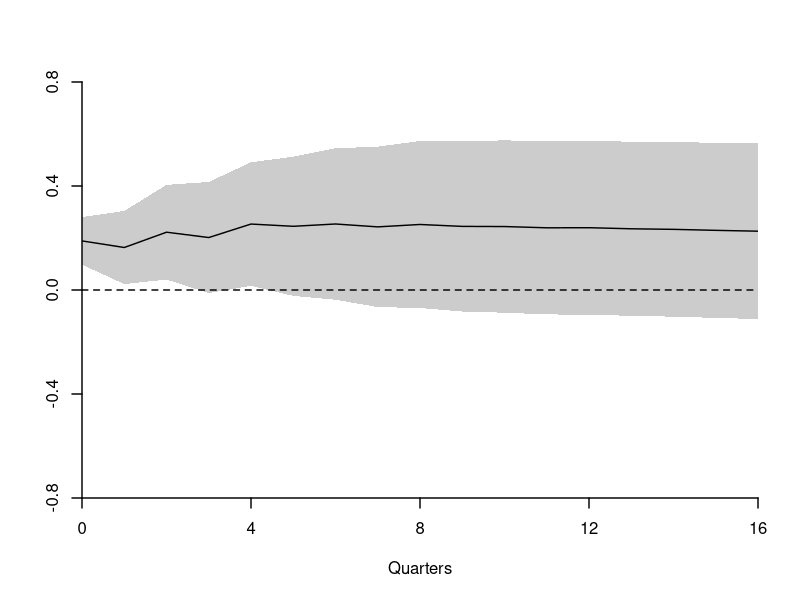
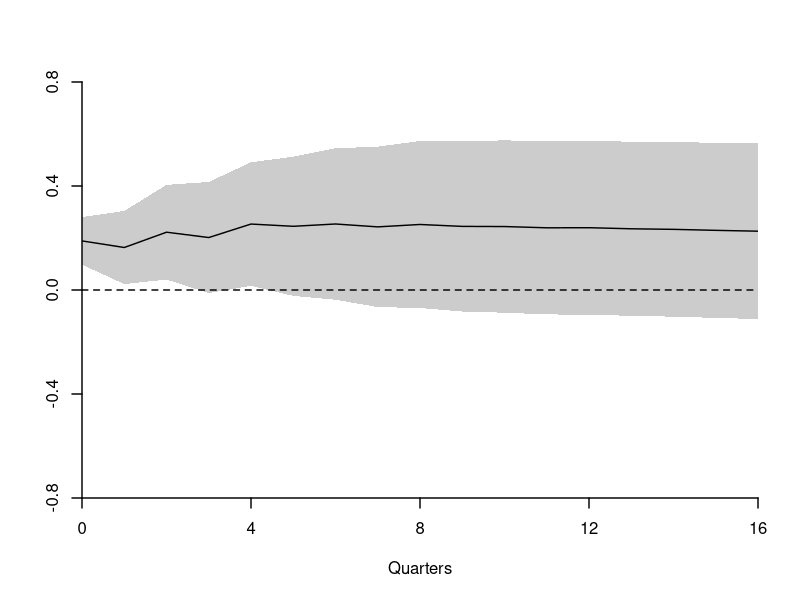
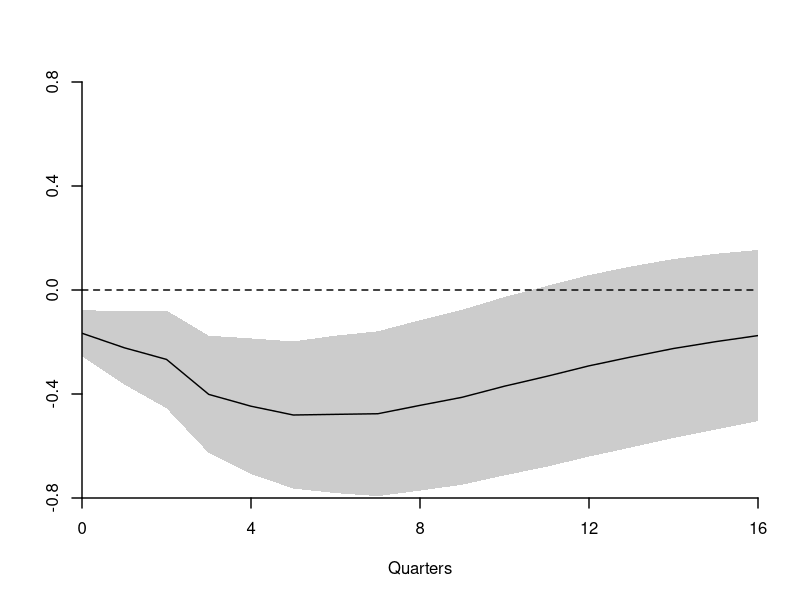
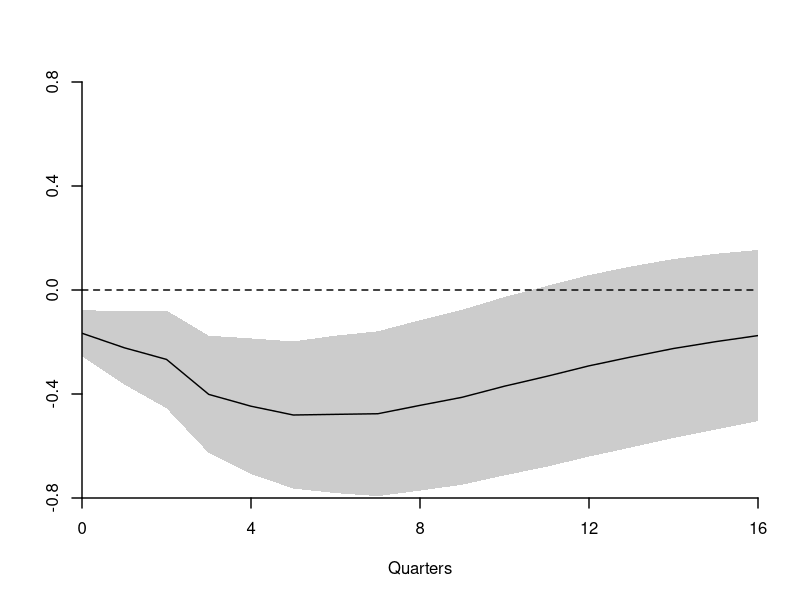

The R source for these figures, in order:
#########################################################################
##  This file generates Figure 15.3
##  Blanchard-Perotti (2002)
#########################################################################
### Uses files figure15_3a.txt, figure15_3b.txt
#########################################

dat <- read.table("figure15_3a.txt")
x <- dat[,1]
f <- dat[,2]
fL <- dat[,3]
fU <- dat[,4]

wd <- 1.4

pdf("HANSEN15-3a.pdf",family="Helvetica",colormodel='cmyk',width=4.5,height=4.5)
plot(x,f,type="l",xaxs="i",yaxs="i",ylab="",xlab="Quarters",bty="n",xaxt="n",yaxt="n",ylim=c(-.8,.8),xlim=c(0,16),lwd=wd) 
polygon(c(x,rev(x)),c(fL,rev(fU)),border=NA,col=grey(.8),lwd=wd)
axis(side=1,seq(0,16,4),lwd=wd)
axis(side=2,seq(-.8,.8,.4),lwd=wd)
abline(h=0,lwd=wd,lty=2)
lines(x,f,lwd=wd)
dev.off()

postscript("HANSEN15-3a.eps",paper="special",width=4.5,height=4.5,horizontal=FALSE,onefile=FALSE,family="Helvetica",colormodel='cmyk')
plot(x,f,type="l",xaxs="i",yaxs="i",ylab="",xlab="Quarters",bty="n",xaxt="n",yaxt="n",ylim=c(-.8,.8),xlim=c(0,16),lwd=wd) 
polygon(c(x,rev(x)),c(fL,rev(fU)),border=NA,col=grey(.8),lwd=wd)
axis(side=1,seq(0,16,4),lwd=wd)
axis(side=2,seq(-.8,.8,.4),lwd=wd)
abline(h=0,lwd=wd,lty=2)
lines(x,f,lwd=wd)
dev.off()

dat <- read.table("figure15_3b.txt")
x <- dat[,1]
f <- dat[,2]
fL <- dat[,3]
fU <- dat[,4]

wd <- 1.4

pdf("HANSEN15-3b.pdf",family="Helvetica",colormodel='cmyk',width=4.5,height=4.5)
plot(x,f,type="l",xaxs="i",yaxs="i",ylab="",xlab="Quarters",bty="n",yaxt="n",xaxt="n",ylim=c(-.8,.8),xlim=c(0,16),lwd=wd) 
polygon(c(x,rev(x)),c(fL,rev(fU)),border=NA,col=grey(.8),lwd=wd)
axis(side=1,seq(0,16,4),lwd=wd)
axis(side=2,seq(-.8,.8,.4),lwd=wd)
abline(h=0,lwd=wd,lty=2)
lines(x,f,lwd=wd)
dev.off()

postscript("HANSEN15-3b.eps",paper="special",width=4.5,height=4.5,horizontal=FALSE,onefile=FALSE,family="Helvetica",colormodel='cmyk')
plot(x,f,type="l",xaxs="i",yaxs="i",ylab="",xlab="Quarters",bty="n",yaxt="n",xaxt="n",ylim=c(-.8,.8),xlim=c(0,16),lwd=wd) 
polygon(c(x,rev(x)),c(fL,rev(fU)),border=NA,col=grey(.8),lwd=wd)
axis(side=1,seq(0,16,4),lwd=wd)
axis(side=2,seq(-.8,.8,.4),lwd=wd)
abline(h=0,lwd=wd,lty=2)
lines(x,f,lwd=wd)
dev.off()

